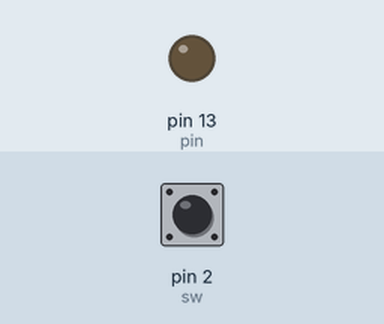
Bench run of a sketch on a simulated Arduino Uno, built with avr-gcc and run on an emulated ATmega328P. On the bench: output pins drawn as LEDs (lit = HIGH). The inputs (shaded band) are chosen by the test bench; at power-on: pin 2 (sw) HIGH.

Above: at 1.2 s.
1.3 s: pin 2 (sw) pulled LOW for 0.15 s
At 1.37 s:
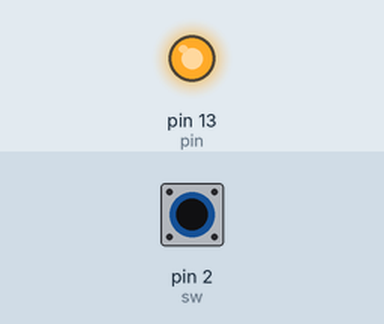
2.9 s: pin 2 (sw) pulled LOW for 3.2 s
At 6.6 s:
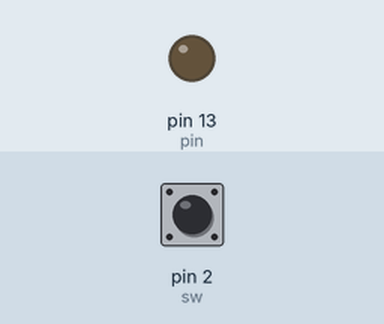
Timing chart, 0 to 8.1 s (numbered marks = the images above; inputs shaded):
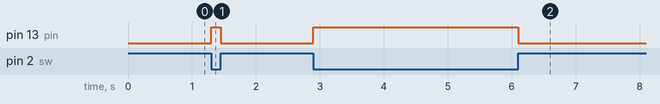

Measured:
- after the input at 1.3 s, pin 13 (pin): LOW → HIGH at once, → LOW 0.15 s later
- after the input at 2.9 s, pin 13 (pin): LOW → HIGH at once, → LOW 3.2 s later

The sketch:

Switch.ino
```cpp
int pin=13;
int sw=2;
void setup() {
  // put your setup code here, to run once:
pinMode(pin,OUTPUT);
pinMode(sw,INPUT_PULLUP);

}

void loop() {
  // put your main code here, to run repeatedly:

if(digitalRead(sw)==LOW)
{
  digitalWrite(pin,HIGH);
}
else
{
  digitalWrite(pin,LOW);
}
}
```
